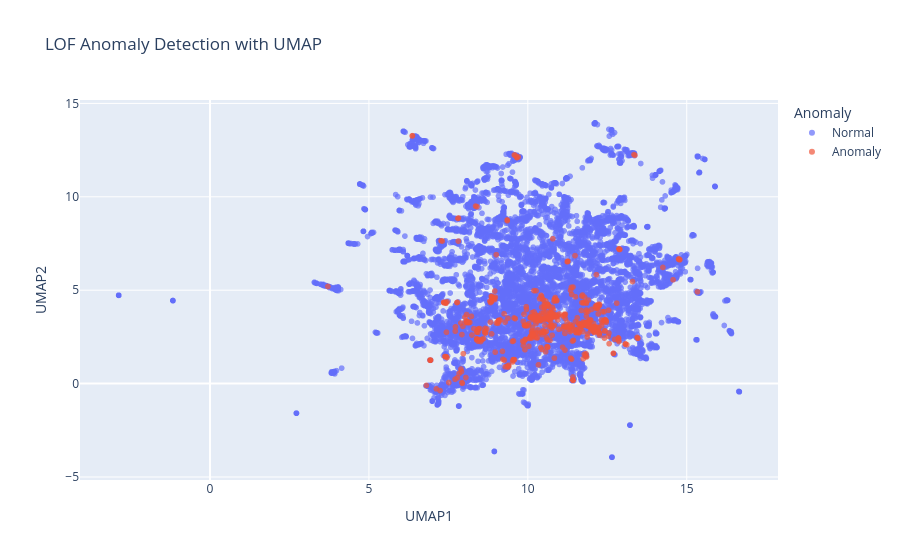

The notebook cell this image was saved under:
### Code cell
umap_reducer = umap.UMAP(n_components=2, n_neighbors=15, min_dist=0.1, metric='cosine', random_state=42)
train_umap_2d = umap_reducer.fit_transform(train_features_scaled)


umap_df = pd.DataFrame(train_umap_2d, columns=['UMAP1', 'UMAP2'])
umap_df['Anomaly'] = data_train['lof_anomaly']
umap_df['Text'] = data_train['text']  # Add original text for hover tool


fig = px.scatter(
    umap_df, x='UMAP1', y='UMAP2', 
    color='Anomaly', 
    hover_data=['Text'],  # Show text on hover
    title="LOF Anomaly Detection with UMAP",
    opacity=0.7
)

fig.show()

### Figure 1 — Plotly figure (JSON) as saved in the notebook; plotly's stock layout.template omitted (floating-point values rounded to 4 significant figures; data arrays with more than 128 entries replaced by an {"elided": "..."} marker saying what was removed)
{"data": [{"customdata": {"elided": "9502x1 str values"}, "hovertemplate": "Anomaly=Normal<br>UMAP1=%{x}<br>UMAP2=%{y}<br>Text=%{customdata[0]}<extra></extra>", "legendgroup": "Normal", "marker": {"color": "#636efa", "opacity": 0.7, "symbol": "circle"}, "mode": "markers", "name": "Normal", "showlegend": true, "type": "scattergl", "x": {"elided": "9502 float values"}, "xaxis": "x", "y": {"elided": "9502 float values"}, "yaxis": "y"}, {"customdata": {"elided": "501x1 str values"}, "hovertemplate": "Anomaly=Anomaly<br>UMAP1=%{x}<br>UMAP2=%{y}<br>Text=%{customdata[0]}<extra></extra>", "legendgroup": "Anomaly", "marker": {"color": "#EF553B", "opacity": 0.7, "symbol": "circle"}, "mode": "markers", "name": "Anomaly", "showlegend": true, "type": "scattergl", "x": {"elided": "501 float values"}, "xaxis": "x", "y": {"elided": "501 float values"}, "yaxis": "y"}], "layout": {"autosize": true, "legend": {"title": {"text": "Anomaly"}, "tracegroupgap": 0}, "title": {"text": "LOF Anomaly Detection with UMAP"}, "xaxis": {"anchor": "y", "autorange": true, "domain": [0, 1], "range": [-4.06, 17.84], "title": {"text": "UMAP1"}, "type": "linear"}, "yaxis": {"anchor": "x", "autorange": true, "domain": [0, 1], "range": [-5.422, 15.44], "title": {"text": "UMAP2"}, "type": "linear"}}}
